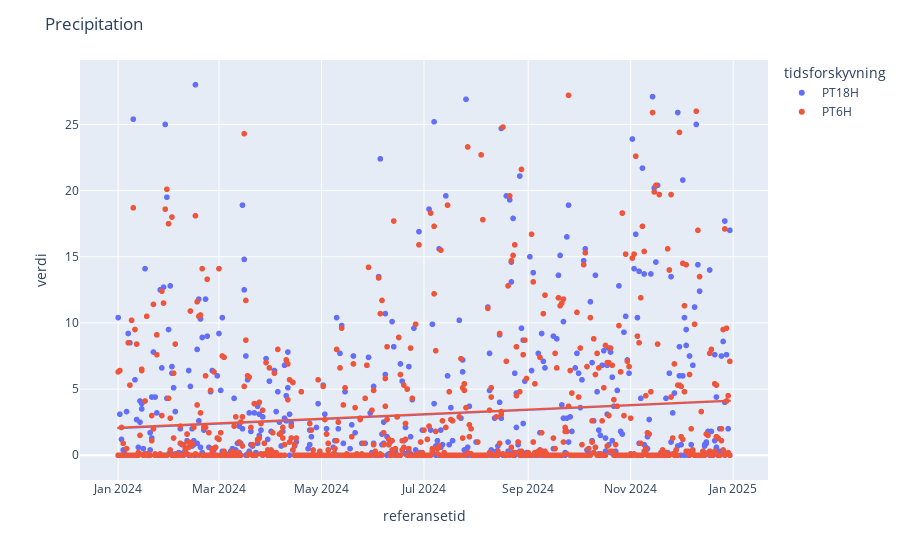

Source (notebook cell):
### Code cell
# Teller hvor mange ganger hver dato skjer i temperatur tabellen.
days = Counter(precipitation['referansetid'])
print(days)

# Finner ut om det er noen datoer som har flere verdier enn andre.
for i in days:
    if days[i] != 4:
        print (i)

# Viser visuelt om det er noen datoer som har flere verdier enn andre.
plt.bar(days.keys(), days.values())



# Visualiserer de ulike tidsforskyvningene
fig = px.scatter(precipitation, 
                x= 'referansetid', 
                y= 'verdi',
                color= 'tidsforskyvning', 
                trendline= 'ols',
                trendline_scope='trace'
                )

fig.update_layout(title=dict(text='Precipitation')
)
fig.show()


# Finner gjennomsnittet for hver av tidsforskyvningene
#fc.average_other(precipitation)

### Figure 1 — Plotly figure (JSON) as saved in the notebook; plotly's stock layout.template omitted (floating-point values rounded to 4 significant figures; data arrays with more than 128 entries replaced by an {"elided": "..."} marker saying what was removed)
{"data": [{"hovertemplate": "tidsforskyvning=PT18H<br>referansetid=%{x}<br>verdi=%{y}<extra></extra>", "legendgroup": "PT18H", "marker": {"color": "#636efa", "symbol": "circle"}, "mode": "markers", "name": "PT18H", "showlegend": true, "type": "scattergl", "x": {"elided": "730 str values"}, "xaxis": "x", "y": {"elided": "730 float values"}, "yaxis": "y"}, {"hovertemplate": "<b>OLS trendline</b><br>verdi = 6.56621e-08 * referansetid + -109.851<br>R<sup>2</sup>=0.012689<br><br>tidsforskyvning=PT18H<br>referansetid=%{x}<br>verdi=%{y} <b>(trend)</b><extra></extra>", "legendgroup": "PT18H", "marker": {"color": "#636efa", "symbol": "circle"}, "mode": "lines", "name": "PT18H", "showlegend": false, "type": "scattergl", "x": {"elided": "730 str values"}, "xaxis": "x", "y": {"elided": "730 float values"}, "yaxis": "y"}, {"hovertemplate": "tidsforskyvning=PT6H<br>referansetid=%{x}<br>verdi=%{y}<extra></extra>", "legendgroup": "PT6H", "marker": {"color": "#EF553B", "symbol": "circle"}, "mode": "markers", "name": "PT6H", "showlegend": true, "type": "scattergl", "x": {"elided": "730 str values"}, "xaxis": "x", "y": {"elided": "730 float values"}, "yaxis": "y"}, {"hovertemplate": "<b>OLS trendline</b><br>verdi = 6.49421e-08 * referansetid + -108.577<br>R<sup>2</sup>=0.012876<br><br>tidsforskyvning=PT6H<br>referansetid=%{x}<br>verdi=%{y} <b>(trend)</b><extra></extra>", "legendgroup": "PT6H", "marker": {"color": "#EF553B", "symbol": "circle"}, "mode": "lines", "name": "PT6H", "showlegend": false, "type": "scattergl", "x": {"elided": "730 str values"}, "xaxis": "x", "y": {"elided": "730 float values"}, "yaxis": "y"}], "layout": {"legend": {"title": {"text": "tidsforskyvning"}, "tracegroupgap": 0}, "margin": {"t": 60}, "title": {"text": "Precipitation"}, "xaxis": {"anchor": "y", "domain": [0, 1], "title": {"text": "referansetid"}}, "yaxis": {"anchor": "x", "domain": [0, 1], "title": {"text": "verdi"}}}}
